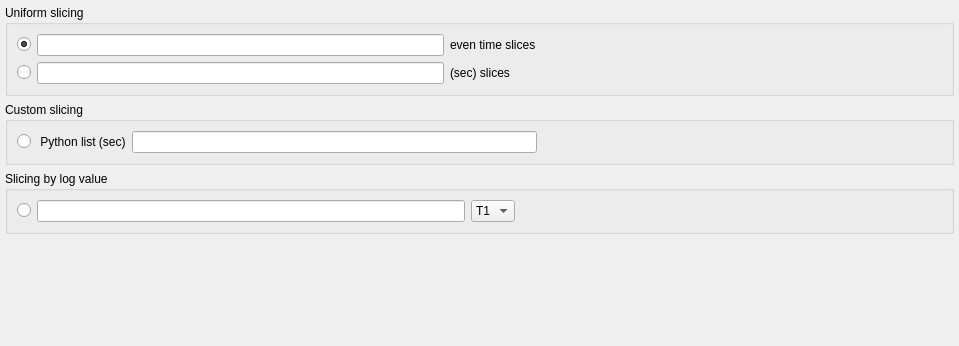
<?xml version="1.0" encoding="UTF-8"?>
<ui version="4.0">
  <class>ReflEventWidget</class>
  <widget class="QWidget" name="ReflEventWidget">
    <property name="geometry">
      <rect>
        <x>0</x>
        <y>0</y>
        <width>959</width>
        <height>346</height>
      </rect>
    </property>
    <property name="windowTitle">
      <string>Event Widget</string>
    </property>
    <layout class="QVBoxLayout" name="eventModeMainLayout">
      <property name="margin">
        <number>5</number>
      </property>
      <item>
        <widget class="QGroupBox" name="uniformGroup">
          <property name="title">
            <string>Uniform slicing</string>
          </property>
          <layout class="QVBoxLayout" name="uniformLayoutContainer">
            <item>
              <layout class="QGridLayout" name="uniformLayout0">
                <item row="0" column="0">
                  <widget class="QRadioButton" name="uniformEvenButton">
                    <property name="checked">
                      <bool>true</bool>
                    </property>
                    <attribute name="buttonGroup">
                      <string notr="true">slicingOptionsButtonGroup</string>
                    </attribute>
                  </widget>
                </item>
                <item row="0" column="1">
                  <widget class="QLineEdit" name="uniformEvenEdit">
                    <property name="sizeHint" stdset="0">
                      <size>
                        <width>10</width>
                        <height>10</height>
                      </size>
                    </property>
                  </widget>
                </item>
                <item row="0" column="2">
                  <widget class="QLabel" name="uniformEvenLabel">
                    <property name="text">
                      <string>even time slices</string>
                    </property>
                  </widget>
                </item>
                <item row="0" column="3">
                  <spacer name="uniformEvenSpacer">
                    <property name="orientation">
                      <enum>Qt::Horizontal</enum>
                    </property>
                    <property name="sizeHint" stdset="0">
                      <size>
                        <width>20</width>
                        <height>20</height>
                      </size>
                    </property>
                  </spacer>
                </item>
                <item row="1" column="0">
                  <widget class="QRadioButton" name="uniformButton">
                    <attribute name="buttonGroup">
                      <string notr="true">slicingOptionsButtonGroup</string>
                    </attribute>
                  </widget>
                </item>
                <item row="1" column="1">
                  <widget class="QLineEdit" name="uniformEdit">
                    <property name="sizeHint" stdset="0">
                      <size>
                        <width>10</width>
                        <height>10</height>
                      </size>
                    </property>
                  </widget>
                </item>
                <item row="1" column="2">
                  <widget class="QLabel" name="uniformLabel">
                    <property name="text">
                      <string>(sec) slices</string>
                    </property>
                  </widget>
                </item>
                <item row="1" column="3">
                  <spacer name="uniformSpacer">
                    <property name="orientation">
                      <enum>Qt::Horizontal</enum>
                    </property>
                    <property name="sizeHint" stdset="0">
                      <size>
                        <width>20</width>
                        <height>20</height>
                      </size>
                    </property>
                  </spacer>
                </item>
              </layout>
            </item>
          </layout>
        </widget>
      </item>
      <item>
        <widget class="QGroupBox" name="customGroup">
          <property name="title">
            <string>Custom slicing</string>
          </property>
          <layout class="QHBoxLayout" name="customLayout">
            <item>
              <widget class="QRadioButton" name="customButton">
                <attribute name="buttonGroup">
                  <string notr="true">slicingOptionsButtonGroup</string>
                </attribute>
              </widget>
            </item>
            <item>
              <widget class="QLabel" name="customLabel">
                <property name="text">
                  <string> Python list (sec)</string>
                </property>
              </widget>
            </item>
            <item>
              <widget class="QLineEdit" name="customEdit">
                <property name="sizeHint" stdset="0">
                  <size>
                    <width>10</width>
                    <height>10</height>
                  </size>
                </property>
              </widget>
            </item>
            <item>
              <spacer name="customSpacer">
                <property name="orientation">
                  <enum>Qt::Horizontal</enum>
                </property>
                <property name="sizeHint" stdset="0">
                  <size>
                    <width>20</width>
                    <height>20</height>
                  </size>
                </property>
              </spacer>
            </item>
          </layout>
        </widget>
      </item>
      <item>
        <widget class="QGroupBox" name="logValueGroup">
          <property name="title">
            <string>Slicing by log value</string>
          </property>
          <layout class="QHBoxLayout" name="logValueLayout">
            <item>
              <widget class="QRadioButton" name="logValueButton">
                <attribute name="buttonGroup">
                  <string notr="true">slicingOptionsButtonGroup</string>
                </attribute>
              </widget>
            </item>
            <item>
              <widget class="QLineEdit" name="logValueEdit">
                <property name="sizeHint" stdset="0">
                  <size>
                    <width>10</width>
                    <height>10</height>
                  </size>
                </property>
              </widget>
            </item>
            <item>
              <widget class="QComboBox" name="logValueComboBox">
                <item>
                  <property name="text">
                    <string>T1</string>
                  </property>
                </item>
              </widget>
            </item>
            <item>
              <spacer name="logValueSpacer">
                <property name="orientation">
                  <enum>Qt::Horizontal</enum>
                </property>
                <property name="sizeHint" stdset="0">
                  <size>
                    <width>20</width>
                    <height>20</height>
                  </size>
                </property>
              </spacer>
            </item>
          </layout>
        </widget>
      </item>
      <item>
        <spacer name="verticalSpacer">
          <property name="orientation">
            <enum>Qt::Vertical</enum>
          </property>
          <property name="sizeHint" stdset="0">
            <size>
              <width>20</width>
              <height>50</height>
            </size>
          </property>
        </spacer>
      </item>
    </layout>
  </widget>
  <tabstops/>
  <customwidgets/>
  <resources/>
  <connections/>
  <buttongroups>
    <buttongroup name="slicingOptionsButtonGroup"/>
  </buttongroups>
</ui>
